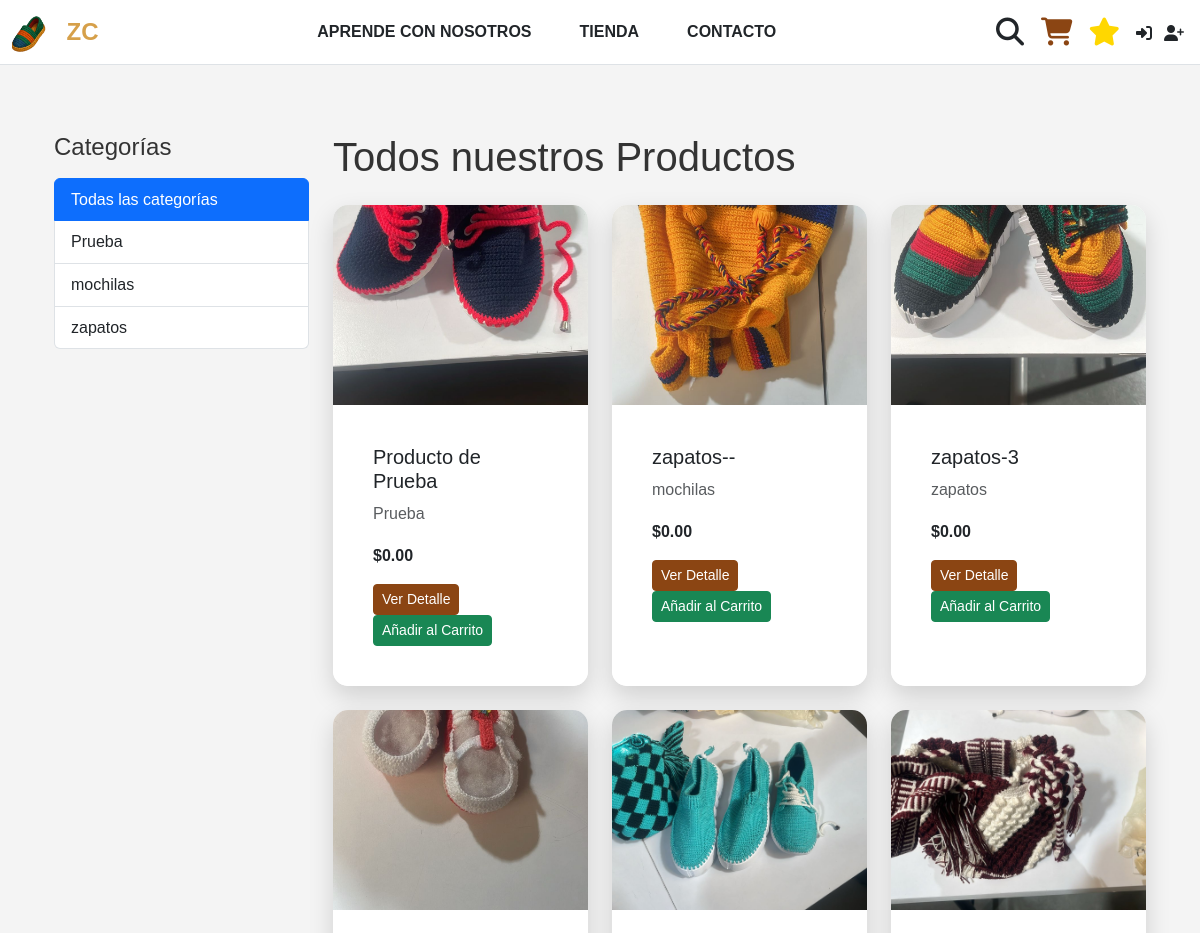
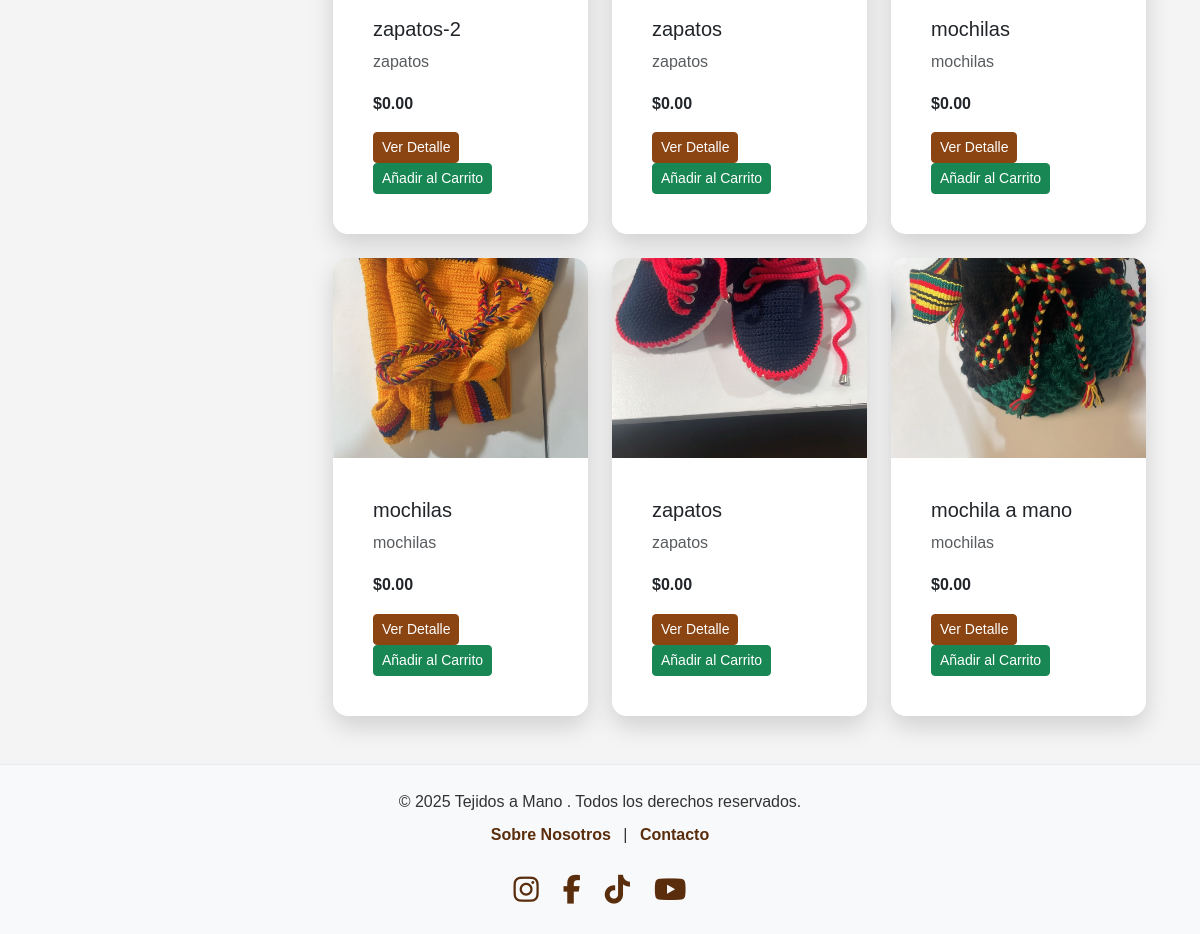
The app's page /productos/, older data (2 pictures, top to bottom).
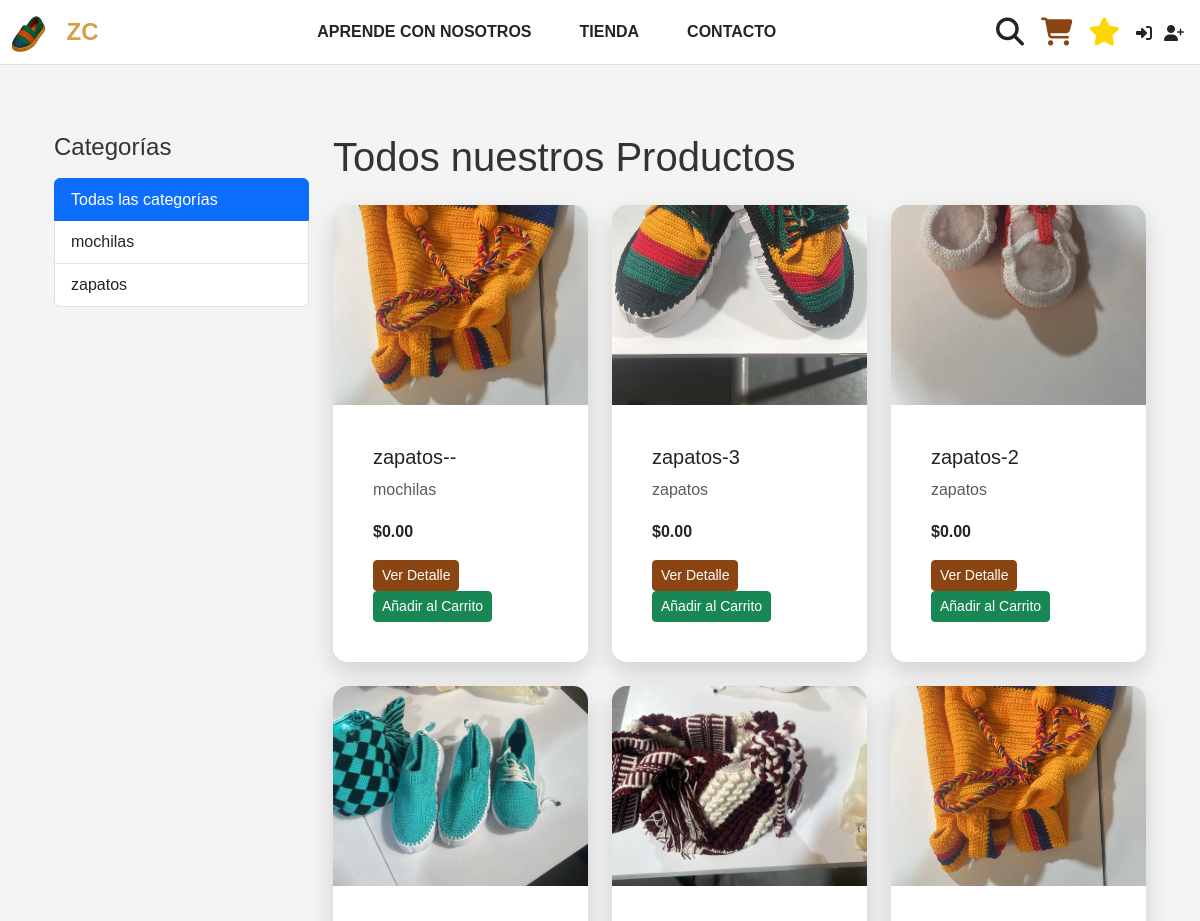
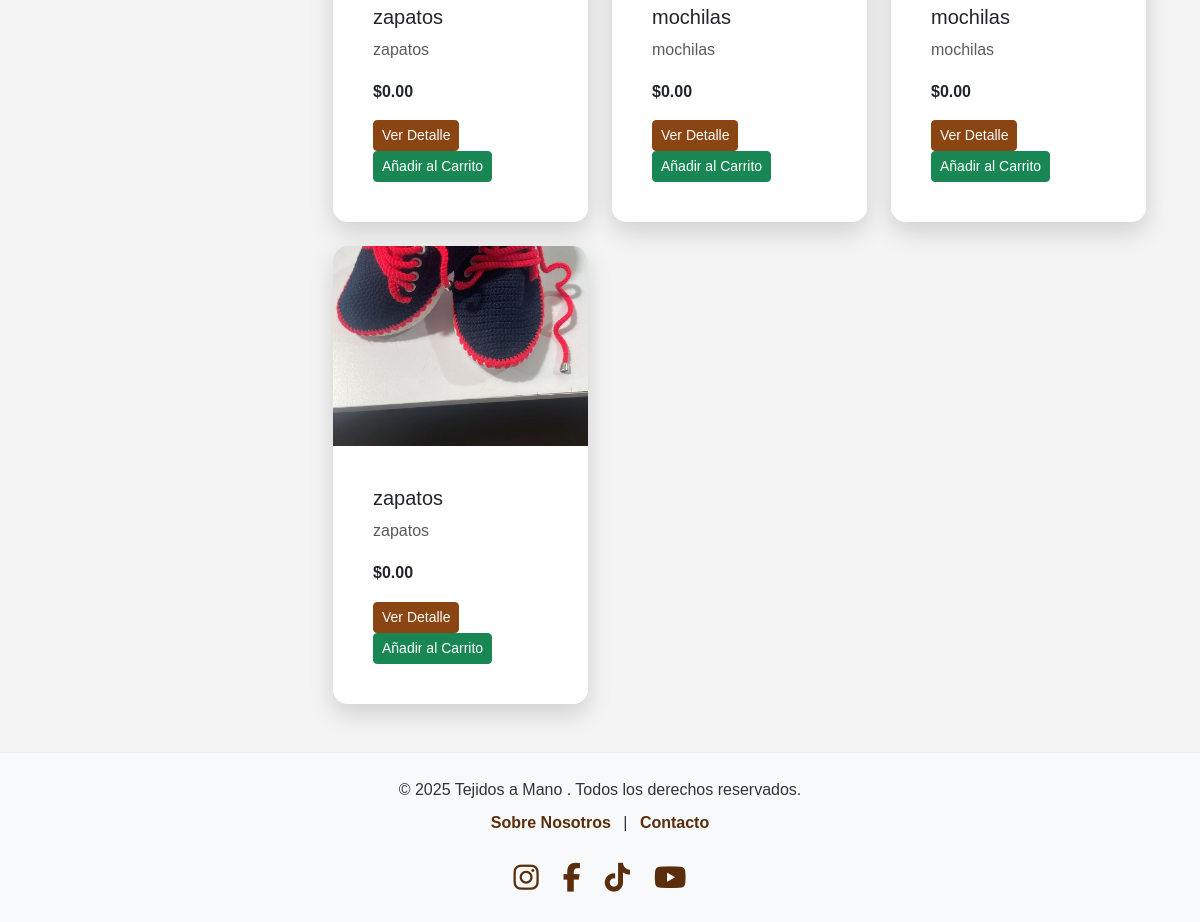
The same page, newer data (2 pictures, top to bottom).
### productos/models.py (models this page shows, shortened)
class Categoria(models.Model):
    nombre = models.CharField(max_length=100, unique=True)
    slug = models.SlugField(max_length=100, unique=True, help_text="URL amigable (ej: zapatos-mujer)")
    descripcion = models.TextField(blank=True, null=True)
    class Meta:
        verbose_name_plural = "Categorías"
        ordering = ['nombre']

class Producto(models.Model):
    categoria = models.ForeignKey(Categoria, related_name='productos', on_delete=models.CASCADE)
    nombre = models.CharField(max_length=200)
    slug = models.SlugField(max_length=200, unique=True, help_text="URL amigable (ej: zapato-flor)")
    descripcion = models.TextField()
    precio = models.DecimalField(max_digits=10, decimal_places=2)
    imagen_principal = models.ImageField(upload_to='productos/', blank=True, null=True, help_text="Imagen principal del producto")
    stock = models.PositiveIntegerField(default=0)
    disponible = models.BooleanField(default=True)
    creado = models.DateTimeField(auto_now_add=True)
    actualizado = models.DateTimeField(auto_now=True)
    class Meta:
        ordering = ['-creado']
        index_together = (('id', 'slug'),)
    def get_absolute_url(self):
        return reverse('productos:detalle_producto', args=[self.id, self.slug])

### productos/views.py (the view)
# urls.py: path('', views.lista_productos, name='lista_productos'),
def lista_productos(request, categoria_slug=None):
    categoria_seleccionada = None
    if categoria_slug:
        categoria_seleccionada = get_object_or_404(Categoria, slug=categoria_slug)
        productos = Producto.objects.filter(disponible=True, categoria=categoria_seleccionada)
        titulo = f"Productos - {categoria_seleccionada.nombre}"
    else:
        productos = Producto.objects.filter(disponible=True)
        titulo = "Todos los Productos"
    categorias = Categoria.objects.all()
    return render(request, 'productos/lista_productos.html', {
        'productos': productos,
        'categorias': categorias,
        'categoria_seleccionada': categoria_seleccionada,
        'titulo_pagina': titulo
    })

### core/context_processors.py (called while the page is built)
def cart_item_count(request):
    cart = request.session.get('cart', {})
    total_items = sum(item_data.get('cantidad', 0) for item_data in cart.values())
    return {'cart_item_count': total_items}

### productos/templates/productos/lista_productos.html
{% extends 'core/base.html' %}
{% load static %}
{% block content %}
<div class="container my-5">
    <div class="row">
        <div class="col-lg-3">
            <h4 class="mb-3">Categorías</h4>
            <div class="list-group">
                <a href="{% url 'productos:lista_productos' %}" class="list-group-item list-group-item-action {% if not categoria %}active{% endif %}">Todas las categorías</a>
                {% for cat in categorias %}
                <a href="{% url 'productos:lista_productos_por_categoria' cat.slug %}" class="list-group-item list-group-item-action {% if categoria and categoria.slug == cat.slug %}active{% endif %}">
                    {{ cat.nombre }}
                </a>
                {% endfor %}
            </div>
        </div>
        <div class="col-lg-9">
            <h1 class="mb-4">
                {% if categoria %}
                    {{ categoria.nombre }}
                {% else %}
                    Todos nuestros Productos
                {% endif %}
            </h1>
            {% if productos %}
            <div class="row row-cols-1 row-cols-md-2 row-cols-lg-3 g-4">
                {% for producto in productos %}
                <div class="col">
                    <div class="card h-100 shadow-sm">
                        {% if producto.imagen_principal %}
                        <img src="{{ producto.imagen_principal.url }}" class="card-img-top" alt="{{ producto.nombre }}">
                        {% else %}
                        <img src="/static/img/placeholder.png" class="card-img-top" alt="Imagen no disponible">
                        {% endif %}
                        <div class="card-body">
                            <h5 class="card-title">{{ producto.nombre }}</h5>
                            <p class="card-text text-muted">{{ producto.categoria.nombre }}</p>
                            <p class="card-text fw-bold">${{ producto.precio|floatformat:2 }}</p>
                            <a href="{{ producto.get_absolute_url }}" class="btn btn-sm btn-primary-custom me-2">Ver Detalle</a>
                            <a href="{% url 'productos:agregar-carrito-simple' producto.id %}" class="btn btn-sm btn-success">Añadir al Carrito</a>
                        </div>
                    </div>
                </div>
                {% endfor %}
            </div>
            {% else %}
            <p class="alert alert-info">No hay productos disponibles en esta categoría.</p>
            {% endif %}
        </div>
    </div>
</div>
{% endblock content %}

### core/templates/core/base.html (shortened to what this page needs)
<!DOCTYPE html>
<html lang="es">
<head>
    <link href="https://cdn.jsdelivr.net/npm/bootstrap@5.3.3/dist/css/bootstrap.min.css" rel="stylesheet" xintegrity="sha384-QWTKZyjpPEjISv5WaRU9OFeRpok6YctnYmDr5pNlyT2bRjXh0JMhjY6hW+ALEwIH">
    <link rel="stylesheet" href="https://cdnjs.cloudflare.com/ajax/libs/font-awesome/6.5.2/css/all.min.css" xintegrity="sha512-SnH5WK+bZxgPHs44uWIX+LLJAJ9/2PkPKZ5QiAj6Ta86w+fsb2TkcmfRyVX3pBnMFcV7oQPJkl9QevSCWr3W6A==" />
    {% load static %}
    <link rel="stylesheet" href="{% static 'css/style.css' %}">
</head>
<body>
    <header>
        <div class="container-fluid py-2 border-bottom" style="background: #fff;">
            <div class="d-flex align-items-center justify-content-between">
                <div class="d-flex align-items-center">
                    <a href="{% url 'core:home' %}" style="display:inline-block;">
                        <img src="{% static 'img/zapatilla.png' %}" alt="Logo Zapatilla" style="height: 48px; margin-right: 8px;">
                        <span class="fw-bold align-middle" style="font-size: 1.5rem; color: #d6a04a; margin-left: 8px;">ZC</span>
                    </a>
                </div>
                <div class="d-flex flex-grow-1 justify-content-center">
                    <a href="{% url 'servicios:lista_servicios' %}" class="fw-bold mx-4 text-dark text-decoration-none">APRENDE CON NOSOTROS</a>
                    <a href="{% url 'productos:lista_productos' %}" class="fw-bold mx-4 text-dark text-decoration-none">TIENDA</a>
                    <a href="{% url 'core:contact' %}" class="fw-bold mx-4 text-dark text-decoration-none">CONTACTO</a>
                </div>
                <div class="d-flex align-items-center">
                    <button class="btn bg-transparent p-0 me-3" type="button" data-bs-toggle="collapse" data-bs-target="#searchBarCollapse" aria-expanded="false" aria-controls="searchBarCollapse">
                        <i class="fas fa-search fs-3"></i>
                    </button>
                    <a href="{% url 'core:cart_view' %}" class="me-3">
                        <i class="fas fa-shopping-cart fs-3"></i>
                    </a>
                    <span class="me-3"><i class="fas fa-star fs-3" style="color: #FFD700;"></i></span>
                    {% if user.is_authenticated %}
                        <div class="dropdown">
                            <button class="btn btn-link dropdown-toggle text-dark fw-bold" type="button" id="navbarUserDropdown" data-bs-toggle="dropdown" aria-expanded="false">
                                <i class="fas fa-user me-1"></i> Hola, {{ user.username }}!
                            </button>
                            <ul class="dropdown-menu dropdown-menu-end" aria-labelledby="navbarUserDropdown">
                                {% if user.is_staff or user.is_superuser %}
                                    <li><a class="dropdown-item" href="{% url 'core:dashboard_home' %}">Dashboard</a></li>
                                    <li><hr class="dropdown-divider"></li>
                                {% endif %}
                                <li><a class="dropdown-item" href="{% url 'core:profile' %}">Mi Perfil</a></li>
                                <li><a class="dropdown-item" href="{% url 'core:logout' %}">Cerrar Sesión</a></li>
                            </ul>
                        </div>
                    {% else %}
                        <a href="{% url 'core:login' %}" class="me-2 fw-bold text-dark text-decoration-none">
                            <i class="fas fa-sign-in-alt me-1"></i>
                        </a>
                        <a href="{% url 'core:register' %}" class="fw-bold text-dark text-decoration-none">
                            <i class="fas fa-user-plus me-1"></i>
                        </a>
                    {% endif %}
                </div>
            </div>
        </div>
    </header>
    <main class="content">
        <div class="container">
            {% block content %}
            {% endblock content %}
        </div>
    </main>
    <footer class="mt-auto py-4 text-center">
        <div class="container">
            <p class="mb-2">© {% now "Y" %} Tejidos a Mano . Todos los derechos reservados.</p>
            <div class="footer-links mb-3">
                <a href="{% url 'core:about' %}" class="text-decoration-none mx-2 footer-link-text">Sobre Nosotros</a> |
                <a href="{% url 'core:contact' %}" class="text-decoration-none mx-2 footer-link-text">Contacto</a>
            </div>
            <div class="social-icons">
                <a href="https://www.instagram.com/tu_usuario_instagram/" target="_blank" class="social-icon-link instagram mx-2" aria-label="Instagram">
                    <i class="fab fa-instagram"></i>
                </a>
                <a href="https://www.facebook.com/tu_usuario_facebook/" target="_blank" class="social-icon-link facebook mx-2" aria-label="Facebook">
                    <i class="fab fa-facebook-f"></i>
                </a>
                <a href="https://www.tiktok.com/@tu_usuario_tiktok" target="_blank" class="social-icon-link tiktok mx-2" aria-label="TikTok">
                    <i class="fab fa-tiktok"></i>
                </a>
                <a href="http://googleusercontent.com/youtube.com/6" target="_blank" class="social-icon-link youtube mx-2" aria-label="YouTube">
                    <i class="fab fa-youtube"></i>
                </a>
            </div>
        </div>
    </footer>
</body>
</html>

### core/static/css/style.css (style rules this page uses)
body { display: flex; flex-direction: column; min-height: 100vh; font-family: 'Arial', sans-serif; background-color: #f4f4f4; color: #333; line-height: 1.6; margin: 0; padding: 0; }
.content { flex: 1; padding-top: 20px; }
footer { background-color: #f8f9fa; padding: 20px 0; text-align: center; border-top: 1px solid #e9ecef; }
a { color: #8B4513; text-decoration: none; }
.btn-primary-custom { background-color: #8B4513; border-color: #8B4513; color: #fff; }
.card-img-top { width: 100%; height: 200px; object-fit: cover; }
.footer-links .footer-link-text { color: #5A2D0D; font-weight: bold; }
.social-icons .social-icon-link { font-size: 1.8em; color: #5A2D0D; transition: color 0.3s ease; }
.card.shadow-sm { border: none; border-radius: 15px; box-shadow: 0 10px 25px rgba(0, 0, 0, 0.15) !important; overflow: hidden; background-color: #ffffff; padding: 0; }
.card-body { padding: 40px; background-color: #ffffff; }
.fa, .fas, .fab { vertical-align: middle; }
.social-icons a { font-size: 1.8em; color: #5A2D0D; margin: 0 10px; transition: color 0.3s ease; text-decoration: none; }

Row changes from the older to the newer data that the page shows:
removed Categoria: nombre "Prueba"
removed Producto: nombre "Producto de Prueba", categoria.nombre "Prueba", precio "0.00"
removed Producto: imagen_principal (picture), nombre "mochila a mano", categoria.nombre "mochilas", precio "0.00"
